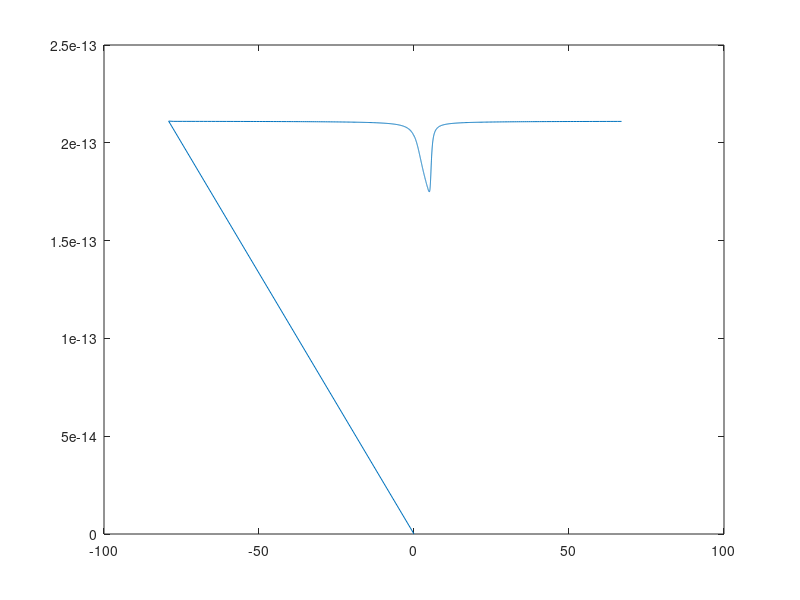
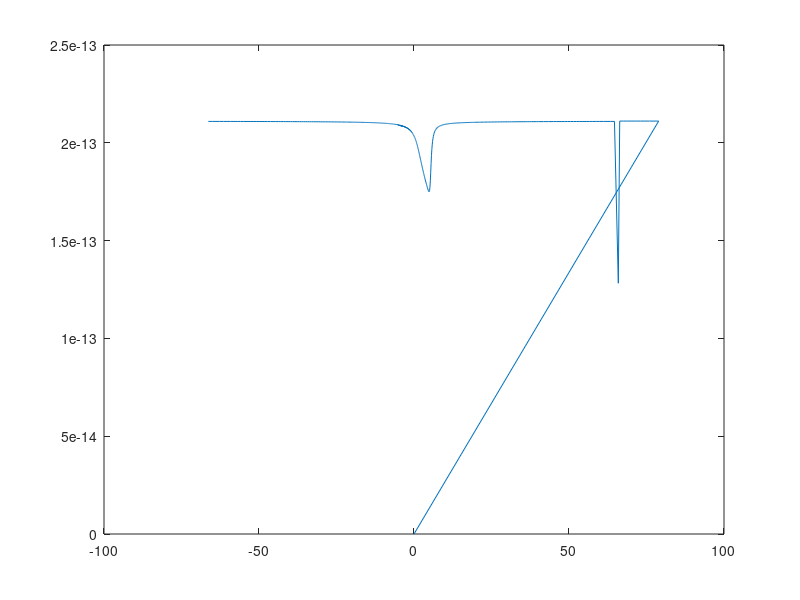

Write MATLAB code to recreate these figures, in order. (Note: this script raises an error after producing the figures.)
clear;clc
q=1.6022e-19;
Na=1.25e21;
ni=1.18e16;
phiB=0.026*log(Na/ni)-0.0425;
dielectSi=11.9*8.85e-12;
dielectOx=4*8.85e-12;
R=10e-6;
Tox=0.1e-6;
h=100e-6
% charge in Oxide
Qox=0;
% range of fais
range=1050;
fais=zeros(range,1);
electricfield1=zeros(range,7);
electricfield2=zeros(range,7);
%tsv_lf=zeros(range,4);
%tsv_hf=zeros(range,4);
cox=2*pi*dielectOx*h/log(R/(R-Tox));
%%% Parametric study-Radius
Tox=[1e-6,0.7e-6,0.5e-6,0.2e-6,0.1e-6]
cox=2*pi*dielectOx*h./log(R./(R-Tox));


for par=1:5    

for i=2:range
% fais range -0.15 to 0.8
fais(i,1)=-0.23+0.001*i;
F=(0.026*1.6022e-19*Na/dielectSi)*((exp(-fais(i)/0.026)+fais(i)/0.026-1)+(ni^2/Na^2)*(exp(fais(i)/0.026)-fais(i)/0.026+1));
E=fais(i)/R+sqrt((fais(i)/R)^2+2*F);
%positive direction for surface voltage
electricfield1(i,2)=fais(i);
if electricfield1(i,2)>0
    electricfield1(i,1)=-E;
else
     electricfield1(i,1)=E;
end
%charge amount
electricfield1(i,3)=2*pi*R*h*dielectSi*electricfield1(i,1);
%voltage on liner
electricfield1(i,4)=-electricfield1(i,3)/cox(par);
% voltage of TSV
electricfield1(i,5)=electricfield1(i,4)+electricfield1(i,2);
%Cdep
electricfield1(i,6)=abs(electricfield1(i,3)-electricfield1(i-1,3))/0.001;
%Ctsv
electricfield1(i,7)=1/((1/electricfield1(i,6))+(1/cox(par)));
end
figure(1)
plot(electricfield1(:,5),electricfield1(:,7))

%%FOR TSV2
for i=2:range
    %charge on TSV2
    electricfield2(i,3)=Qox-electricfield1(i,3);
    %electric field
    E=electricfield2(i,3)/(2*pi*R*h*dielectSi)
    electricfield2(i,1)=E;
    % voltage of liner
    electricfield2(i,4)=-electricfield2(i,3)/cox(par);
      for j=2:range-1
        if ((electricfield1(j,1)-E)*(electricfield1(j+1,1)-E)<0)
            %fais=electricfield1(j,2);
            %fais on TSV2
            electricfield2(i,2)=electricfield1(j,2)+(electricfield2(i,3)-electricfield1(j,3))*0.002/(electricfield1(j+1,3)-electricfield1(j-1,3));
            break;
        %else
        %errordlg('error')
        end
      end
% voltage of TSV
electricfield2(i,5)=electricfield2(i,4)+electricfield2(i,2);
%Cdep
electricfield2(i,6)=abs(electricfield2(i,3)-electricfield2(i-1,3))/abs(electricfield2(i,2)-electricfield2(i-1,2));
%Ctsv
electricfield2(i,7)=1/((1/electricfield2(i,6))+(1/cox(par)));
end
figure(2)
plot(electricfield2(:,5),electricfield2(:,7))

%% CV curve for TSV pair
for i=1:range
tsv_total_cap(i,1)=1/((1/electricfield1(i,7))+(1/electricfield2(i,7)));
tsv_total_voltage(i,1)=electricfield1(i,5)-electricfield2(i,5);
end
electricfield1(:,8)=smooth(electricfield1(:,7),10);
electricfield2(:,8)=smooth(electricfield2(:,7),10);
tsv_total_cap(:,2)=smooth(tsv_total_cap(:,1),10);
figure(3)
plot(tsv_total_voltage,tsv_total_cap)
figure(4)
plot(tsv_total_voltage,tsv_total_cap(:,2),tsv_total_voltage,electricfield1(:,7),tsv_total_voltage,electricfield2(:,8))
%% symerical transform
for i=1:range
    if tsv_total_voltage(i)<0
    tsv_lf(i,1)=tsv_total_voltage(i);
    tsv_lf(i,2)=electricfield1(i,7);
    tsv_lf(i,3)=electricfield2(i,8);
    tsv_lf(i,4)=tsv_total_cap(i,2);
    end
end
mat=size(tsv_lf)
for i=mat(1)+1:mat(1)*2
    tsv_lf(i,1)=-tsv_lf(2*mat(1)+1-i,1);
    tsv_lf(i,3)=tsv_lf(2*mat(1)+1-i,2);
    tsv_lf(i,2)=tsv_lf(2*mat(1)+1-i,3);
    tsv_lf(i,4)=tsv_lf(2*mat(1)+1-i,4);
end
plot(tsv_lf(:,1),tsv_lf(:,2),tsv_lf(:,1),tsv_lf(:,3),tsv_lf(:,1),tsv_lf(:,4))

%% HF for TSV1
for i=2:range-1
    if (electricfield1(i,2)-(2*phiB))*(electricfield1(i+1,2)-(2*phiB))<=0
        thresh=i
        break
    end
end
for i=2:range
    if electricfield1(i,2)>electricfield1(thresh,2)
        electricfield1(i,6)=electricfield1(thresh,6);
        electricfield1(i,7)=1/((1/electricfield1(i,6))+(1/cox(par)));
    end
end
figure(1)
plot(electricfield1(:,5),electricfield1(:,7))

%% HF for TSV2
for i=2:range-1
    if (electricfield2(i-1,2)>0)&((electricfield2(i,2)-(2*phiB))*(electricfield2(i+1,2)-(2*phiB))<=0)
        thresh=i
        break
    end
end
for i=2:range
    if electricfield2(i,2)>electricfield2(thresh,2)
        electricfield2(i,6)=electricfield2(thresh,6);
        electricfield2(i,7)=1/((1/electricfield2(i,6))+(1/cox(par)));
    end
end
bench_cap(par)=1/((1/electricfield2(thresh,6))+(1/cox(par))+(1/cox(par)))
figure(2)
plot(electricfield2(:,5),electricfield2(:,7))
%% CV curve for TSV pair
electricfield1(:,8)=smooth(electricfield1(:,7),10);
electricfield2(:,8)=smooth(electricfield2(:,7),10);
for i=1:range
tsv_total_cap(i,1)=1/((1/electricfield1(i,7))+(1/electricfield2(i,7)));
tsv_total_voltage(i,1)=electricfield1(i,5)-electricfield2(i,5);
end
tsv_total_cap(:,2)=smooth(tsv_total_cap(:,1),10);
figure(3)
plot(tsv_total_voltage,tsv_total_cap)
%% symerical transform
for i=1:range
    if tsv_total_voltage(i)<0
    tsv_hf(i,1)=tsv_total_voltage(i);
    tsv_hf(i,2)=electricfield1(i,7);%take not smoothed data of tsv1 
    tsv_hf(i,3)=electricfield2(i,8);%take smoothed data of tsv2
    tsv_hf(i,4)=tsv_total_cap(i,2);
    end
end
mat=size(tsv_hf)
for i=mat(1)+1:mat(1)*2
    tsv_hf(i,1)=-tsv_hf(2*mat(1)+1-i,1);
    tsv_hf(i,3)=tsv_hf(2*mat(1)+1-i,2);%exchange tsv1 for tsv2 for a continus curve
    tsv_hf(i,2)=tsv_hf(2*mat(1)+1-i,3);
    tsv_hf(i,4)=tsv_hf(2*mat(1)+1-i,4);
end
plot(tsv_hf(:,1),tsv_hf(:,2),tsv_hf(:,1),tsv_hf(:,3),tsv_hf(:,1),tsv_hf(:,4))

para_radius_vol(:,par)=tsv_hf(:,1)
para_radius_cap(:,par)=tsv_hf(:,4)/bench_cap(par)
clear tsv_hf
end
plot(para_radius_vol(:,1),para_radius_cap(:,1),para_radius_vol(:,2),para_radius_cap(:,2),para_radius_vol(:,3),para_radius_cap(:,3),para_radius_vol(:,4),para_radius_cap(:,4),para_radius_vol(:,5),para_radius_cap(:,5))


    

